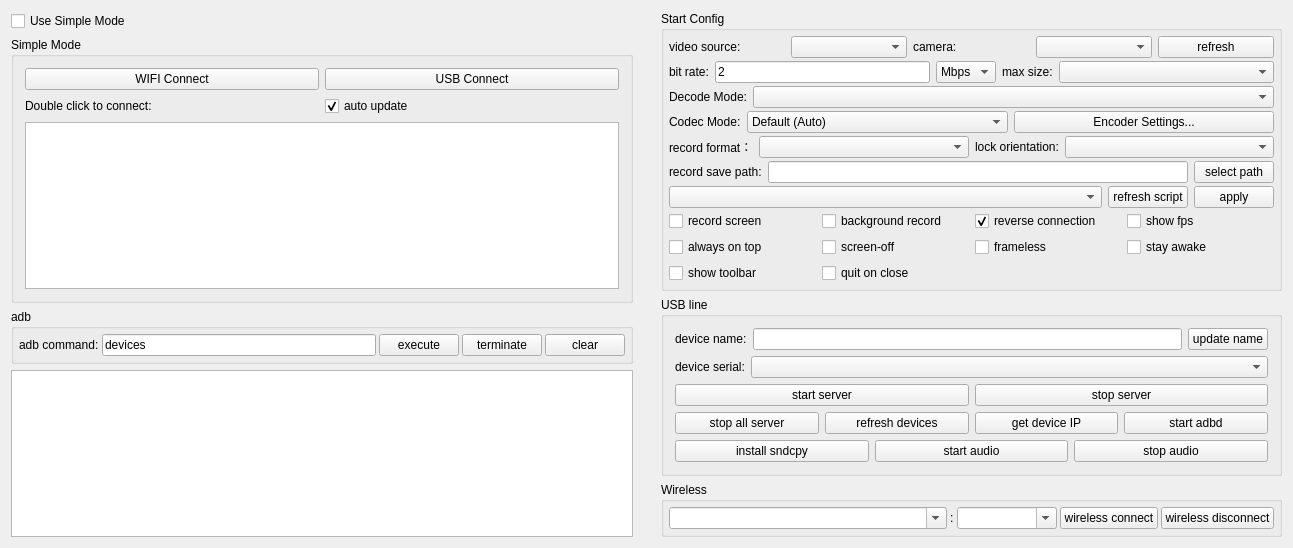
<?xml version="1.0" encoding="UTF-8"?>
<ui version="4.0">
 <class>Widget</class>
 <widget class="QWidget" name="Widget">
  <property name="geometry">
   <rect>
    <x>0</x>
    <y>0</y>
    <width>1293</width>
    <height>502</height>
   </rect>
  </property>
  <property name="windowTitle">
   <string notr="true">VenMirror</string>
  </property>
  <layout class="QHBoxLayout" name="horizontalLayout_11">
   <property name="leftMargin">
    <number>0</number>
   </property>
   <property name="topMargin">
    <number>0</number>
   </property>
   <property name="rightMargin">
    <number>0</number>
   </property>
   <property name="bottomMargin">
    <number>0</number>
   </property>
   <item>
    <widget class="QWidget" name="leftWidget" native="true">
     <property name="sizePolicy">
      <sizepolicy hsizetype="Preferred" vsizetype="Preferred">
       <horstretch>0</horstretch>
       <verstretch>0</verstretch>
      </sizepolicy>
     </property>
     <layout class="QVBoxLayout" name="verticalLayout_5">
      <item>
       <widget class="QCheckBox" name="useSingleModeCheck">
        <property name="sizePolicy">
         <sizepolicy hsizetype="Preferred" vsizetype="Maximum">
          <horstretch>0</horstretch>
          <verstretch>0</verstretch>
         </sizepolicy>
        </property>
        <property name="styleSheet">
         <string notr="true"/>
        </property>
        <property name="text">
         <string>Use Simple Mode</string>
        </property>
        <property name="checked">
         <bool>false</bool>
        </property>
       </widget>
      </item>
      <item>
       <widget class="QGroupBox" name="simpleGroupBox">
        <property name="sizePolicy">
         <sizepolicy hsizetype="Preferred" vsizetype="Preferred">
          <horstretch>0</horstretch>
          <verstretch>0</verstretch>
         </sizepolicy>
        </property>
        <property name="title">
         <string>Simple Mode</string>
        </property>
        <property name="checkable">
         <bool>false</bool>
        </property>
        <layout class="QVBoxLayout" name="verticalLayout_4">
         <item>
          <layout class="QHBoxLayout" name="horizontalLayout_9">
           <item>
            <widget class="QPushButton" name="wifiConnectBtn">
             <property name="sizePolicy">
              <sizepolicy hsizetype="Preferred" vsizetype="Maximum">
               <horstretch>0</horstretch>
               <verstretch>0</verstretch>
              </sizepolicy>
             </property>
             <property name="text">
              <string>WIFI Connect</string>
             </property>
            </widget>
           </item>
           <item>
            <widget class="QPushButton" name="usbConnectBtn">
             <property name="sizePolicy">
              <sizepolicy hsizetype="Preferred" vsizetype="Maximum">
               <horstretch>0</horstretch>
               <verstretch>0</verstretch>
              </sizepolicy>
             </property>
             <property name="text">
              <string>USB Connect</string>
             </property>
            </widget>
           </item>
          </layout>
         </item>
         <item>
          <layout class="QHBoxLayout" name="horizontalLayout_13">
           <property name="topMargin">
            <number>0</number>
           </property>
           <item>
            <widget class="QLabel" name="label_10">
             <property name="sizePolicy">
              <sizepolicy hsizetype="Preferred" vsizetype="Preferred">
               <horstretch>0</horstretch>
               <verstretch>0</verstretch>
              </sizepolicy>
             </property>
             <property name="text">
              <string>Double click to connect:</string>
             </property>
            </widget>
           </item>
           <item>
            <widget class="QCheckBox" name="autoUpdatecheckBox">
             <property name="sizePolicy">
              <sizepolicy hsizetype="Preferred" vsizetype="Preferred">
               <horstretch>0</horstretch>
               <verstretch>0</verstretch>
              </sizepolicy>
             </property>
             <property name="text">
              <string>auto update</string>
             </property>
             <property name="checked">
              <bool>true</bool>
             </property>
            </widget>
           </item>
          </layout>
         </item>
         <item>
          <widget class="QListWidget" name="connectedPhoneList">
           <property name="sizePolicy">
            <sizepolicy hsizetype="Preferred" vsizetype="Preferred">
             <horstretch>0</horstretch>
             <verstretch>0</verstretch>
            </sizepolicy>
           </property>
          </widget>
         </item>
        </layout>
       </widget>
      </item>
      <item>
       <widget class="QGroupBox" name="adbGroupBox">
        <property name="sizePolicy">
         <sizepolicy hsizetype="Preferred" vsizetype="Maximum">
          <horstretch>0</horstretch>
          <verstretch>0</verstretch>
         </sizepolicy>
        </property>
        <property name="title">
         <string notr="true">adb</string>
        </property>
        <layout class="QHBoxLayout" name="horizontalLayout_2">
         <property name="spacing">
          <number>3</number>
         </property>
         <property name="leftMargin">
          <number>5</number>
         </property>
         <property name="topMargin">
          <number>5</number>
         </property>
         <property name="rightMargin">
          <number>5</number>
         </property>
         <property name="bottomMargin">
          <number>5</number>
         </property>
         <item>
          <widget class="QLabel" name="label_7">
           <property name="sizePolicy">
            <sizepolicy hsizetype="Maximum" vsizetype="Preferred">
             <horstretch>0</horstretch>
             <verstretch>0</verstretch>
            </sizepolicy>
           </property>
           <property name="text">
            <string>adb command:</string>
           </property>
           <property name="buddy">
            <cstring>adbCommandEdt</cstring>
           </property>
          </widget>
         </item>
         <item>
          <widget class="QLineEdit" name="adbCommandEdt">
           <property name="sizePolicy">
            <sizepolicy hsizetype="MinimumExpanding" vsizetype="Preferred">
             <horstretch>0</horstretch>
             <verstretch>0</verstretch>
            </sizepolicy>
           </property>
           <property name="text">
            <string notr="true">devices</string>
           </property>
          </widget>
         </item>
         <item>
          <widget class="QPushButton" name="adbCommandBtn">
           <property name="sizePolicy">
            <sizepolicy hsizetype="Maximum" vsizetype="Preferred">
             <horstretch>0</horstretch>
             <verstretch>0</verstretch>
            </sizepolicy>
           </property>
           <property name="text">
            <string>execute</string>
           </property>
          </widget>
         </item>
         <item>
          <widget class="QPushButton" name="stopAdbBtn">
           <property name="sizePolicy">
            <sizepolicy hsizetype="Maximum" vsizetype="Preferred">
             <horstretch>0</horstretch>
             <verstretch>0</verstretch>
            </sizepolicy>
           </property>
           <property name="text">
            <string>terminate</string>
           </property>
          </widget>
         </item>
         <item>
          <widget class="QPushButton" name="clearOut">
           <property name="sizePolicy">
            <sizepolicy hsizetype="Maximum" vsizetype="Preferred">
             <horstretch>0</horstretch>
             <verstretch>0</verstretch>
            </sizepolicy>
           </property>
           <property name="text">
            <string>clear</string>
           </property>
          </widget>
         </item>
        </layout>
       </widget>
      </item>
      <item>
       <widget class="QTextEdit" name="outEdit">
        <property name="sizePolicy">
         <sizepolicy hsizetype="Preferred" vsizetype="Preferred">
          <horstretch>0</horstretch>
          <verstretch>0</verstretch>
         </sizepolicy>
        </property>
        <property name="focusPolicy">
         <enum>Qt::NoFocus</enum>
        </property>
        <property name="documentTitle">
         <string/>
        </property>
        <property name="readOnly">
         <bool>true</bool>
        </property>
       </widget>
      </item>
     </layout>
    </widget>
   </item>
   <item>
    <widget class="QWidget" name="rightWidget" native="true">
     <property name="sizePolicy">
      <sizepolicy hsizetype="MinimumExpanding" vsizetype="Preferred">
       <horstretch>0</horstretch>
       <verstretch>0</verstretch>
      </sizepolicy>
     </property>
     <layout class="QVBoxLayout" name="verticalLayout_6">
      <item>
       <widget class="QGroupBox" name="configGroupBox">
        <property name="sizePolicy">
         <sizepolicy hsizetype="Preferred" vsizetype="Preferred">
          <horstretch>0</horstretch>
          <verstretch>0</verstretch>
         </sizepolicy>
        </property>
        <property name="title">
         <string>Start Config</string>
        </property>
        <layout class="QVBoxLayout" name="verticalLayout_3">
         <property name="spacing">
          <number>3</number>
         </property>
         <property name="leftMargin">
          <number>5</number>
         </property>
         <property name="topMargin">
          <number>5</number>
         </property>
         <property name="rightMargin">
          <number>5</number>
         </property>
         <property name="bottomMargin">
          <number>5</number>
         </property>
         <item>
          <widget class="QWidget" name="videoSourceWidget" native="true">
           <layout class="QHBoxLayout" name="videoSourceLayout">
            <property name="leftMargin">
             <number>0</number>
            </property>
            <property name="topMargin">
             <number>0</number>
            </property>
            <property name="rightMargin">
             <number>0</number>
            </property>
            <property name="bottomMargin">
             <number>0</number>
            </property>
            <item>
             <widget class="QLabel" name="videoSourceLabel">
              <property name="text">
               <string>video source:</string>
              </property>
             </widget>
            </item>
            <item>
             <widget class="QComboBox" name="videoSourceBox"/>
            </item>
            <item>
             <widget class="QLabel" name="cameraFacingLabel">
              <property name="text">
               <string>camera:</string>
              </property>
             </widget>
            </item>
            <item>
             <widget class="QComboBox" name="cameraFacingBox"/>
            </item>
            <item>
             <widget class="QPushButton" name="refreshCameraBtn">
              <property name="text">
               <string>refresh</string>
              </property>
             </widget>
            </item>
           </layout>
          </widget>
         </item>
         <item>
          <widget class="QWidget" name="configWidget1" native="true">
           <property name="sizePolicy">
            <sizepolicy hsizetype="Preferred" vsizetype="Preferred">
             <horstretch>0</horstretch>
             <verstretch>0</verstretch>
            </sizepolicy>
           </property>
           <layout class="QHBoxLayout" name="horizontalLayout_5">
            <property name="leftMargin">
             <number>0</number>
            </property>
            <property name="topMargin">
             <number>0</number>
            </property>
            <property name="rightMargin">
             <number>0</number>
            </property>
            <property name="bottomMargin">
             <number>0</number>
            </property>
            <item>
             <widget class="QLabel" name="label_3">
              <property name="sizePolicy">
               <sizepolicy hsizetype="Maximum" vsizetype="Preferred">
                <horstretch>0</horstretch>
                <verstretch>0</verstretch>
               </sizepolicy>
              </property>
              <property name="text">
               <string>bit rate:</string>
              </property>
             </widget>
            </item>
            <item>
             <widget class="QLineEdit" name="bitRateEdit">
              <property name="sizePolicy">
               <sizepolicy hsizetype="Preferred" vsizetype="Preferred">
                <horstretch>0</horstretch>
                <verstretch>0</verstretch>
               </sizepolicy>
              </property>
              <property name="text">
               <string notr="true">2</string>
              </property>
             </widget>
            </item>
            <item>
             <widget class="QComboBox" name="bitRateBox">
              <property name="sizePolicy">
               <sizepolicy hsizetype="Maximum" vsizetype="Preferred">
                <horstretch>0</horstretch>
                <verstretch>0</verstretch>
               </sizepolicy>
              </property>
              <property name="toolTip">
               <string/>
              </property>
              <property name="currentText">
               <string notr="true">Mbps</string>
              </property>
              <item>
               <property name="text">
                <string notr="true">Mbps</string>
               </property>
              </item>
              <item>
               <property name="text">
                <string notr="true">Kbps</string>
               </property>
              </item>
             </widget>
            </item>
            <item>
             <widget class="QLabel" name="label_4">
              <property name="sizePolicy">
               <sizepolicy hsizetype="Maximum" vsizetype="Preferred">
                <horstretch>0</horstretch>
                <verstretch>0</verstretch>
               </sizepolicy>
              </property>
              <property name="text">
               <string>max size:</string>
              </property>
             </widget>
            </item>
            <item>
             <widget class="QComboBox" name="maxSizeBox">
              <property name="sizePolicy">
               <sizepolicy hsizetype="Preferred" vsizetype="Preferred">
                <horstretch>0</horstretch>
                <verstretch>0</verstretch>
               </sizepolicy>
              </property>
              <property name="toolTip">
               <string/>
              </property>
             </widget>
            </item>
           </layout>
          </widget>
         </item>
         <item>
          <widget class="QWidget" name="configWidget6" native="true">
           <property name="sizePolicy">
            <sizepolicy hsizetype="Preferred" vsizetype="Preferred">
             <horstretch>0</horstretch>
             <verstretch>0</verstretch>
            </sizepolicy>
           </property>
           <layout class="QHBoxLayout" name="horizontalLayout_14">
            <property name="leftMargin">
             <number>0</number>
            </property>
            <property name="topMargin">
             <number>0</number>
            </property>
            <property name="rightMargin">
             <number>0</number>
            </property>
            <property name="bottomMargin">
             <number>0</number>
            </property>
            <item>
             <widget class="QLabel" name="decodeModeLabel">
              <property name="sizePolicy">
               <sizepolicy hsizetype="Maximum" vsizetype="Preferred">
                <horstretch>0</horstretch>
                <verstretch>0</verstretch>
               </sizepolicy>
              </property>
              <property name="text">
               <string>Decode Mode:</string>
              </property>
             </widget>
            </item>
            <item>
             <widget class="QComboBox" name="decodeModeBox">
              <property name="sizePolicy">
               <sizepolicy hsizetype="MinimumExpanding" vsizetype="Preferred">
                <horstretch>0</horstretch>
                <verstretch>0</verstretch>
               </sizepolicy>
              </property>
              <property name="toolTip">
               <string>FFmpeg: better compatibility; VideoToolbox: Apple Silicon only</string>
              </property>
             </widget>
            </item>
           </layout>
          </widget>
         </item>
         <item>
          <widget class="QWidget" name="configWidgetCodec" native="true">
           <property name="sizePolicy">
            <sizepolicy hsizetype="Preferred" vsizetype="Preferred">
             <horstretch>0</horstretch>
             <verstretch>0</verstretch>
            </sizepolicy>
           </property>
           <layout class="QHBoxLayout" name="horizontalLayout_codec">
            <property name="leftMargin">
             <number>0</number>
            </property>
            <property name="topMargin">
             <number>0</number>
            </property>
            <property name="rightMargin">
             <number>0</number>
            </property>
            <property name="bottomMargin">
             <number>0</number>
            </property>
            <item>
             <widget class="QLabel" name="label_codecMode">
              <property name="sizePolicy">
               <sizepolicy hsizetype="Maximum" vsizetype="Preferred">
                <horstretch>0</horstretch>
                <verstretch>0</verstretch>
               </sizepolicy>
              </property>
              <property name="text">
               <string>Codec Mode:</string>
              </property>
             </widget>
            </item>
            <item>
             <widget class="QComboBox" name="codecModeBox">
              <property name="sizePolicy">
               <sizepolicy hsizetype="Preferred" vsizetype="Preferred">
                <horstretch>0</horstretch>
                <verstretch>0</verstretch>
               </sizepolicy>
              </property>
              <property name="toolTip">
               <string>Encoder selection: Default uses system auto-select; presets enable vendor-specific tuning.</string>
              </property>
              <item>
               <property name="text">
                <string>Default (Auto)</string>
               </property>
              </item>
             </widget>
            </item>
            <item>
             <widget class="QPushButton" name="presetConfigBtn">
              <property name="toolTip">
               <string>Open encoder advanced settings: optimization levels for visual quality and performance.</string>
              </property>
              <property name="text">
               <string>Encoder Settings...</string>
              </property>
             </widget>
            </item>
           </layout>
          </widget>
         </item>
         <item>
          <widget class="QWidget" name="configWidget5" native="true">
           <property name="sizePolicy">
            <sizepolicy hsizetype="Preferred" vsizetype="Preferred">
             <horstretch>0</horstretch>
             <verstretch>0</verstretch>
            </sizepolicy>
           </property>
           <layout class="QHBoxLayout" name="horizontalLayout_7">
            <property name="leftMargin">
             <number>0</number>
            </property>
            <property name="topMargin">
             <number>0</number>
            </property>
            <property name="rightMargin">
             <number>0</number>
            </property>
            <property name="bottomMargin">
             <number>0</number>
            </property>
            <item>
             <widget class="QLabel" name="label_6">
              <property name="sizePolicy">
               <sizepolicy hsizetype="Maximum" vsizetype="Preferred">
                <horstretch>0</horstretch>
                <verstretch>0</verstretch>
               </sizepolicy>
              </property>
              <property name="text">
               <string>record format：</string>
              </property>
             </widget>
            </item>
            <item>
             <widget class="QComboBox" name="formatBox">
              <property name="sizePolicy">
               <sizepolicy hsizetype="Preferred" vsizetype="Preferred">
                <horstretch>0</horstretch>
                <verstretch>0</verstretch>
               </sizepolicy>
              </property>
             </widget>
            </item>
            <item>
             <widget class="QLabel" name="label_8">
              <property name="sizePolicy">
               <sizepolicy hsizetype="Maximum" vsizetype="Preferred">
                <horstretch>0</horstretch>
                <verstretch>0</verstretch>
               </sizepolicy>
              </property>
              <property name="text">
               <string>lock orientation:</string>
              </property>
             </widget>
            </item>
            <item>
             <widget class="QComboBox" name="lockOrientationBox">
              <property name="sizePolicy">
               <sizepolicy hsizetype="Preferred" vsizetype="Preferred">
                <horstretch>0</horstretch>
                <verstretch>0</verstretch>
               </sizepolicy>
              </property>
             </widget>
            </item>
           </layout>
          </widget>
         </item>
         <item>
          <widget class="QWidget" name="configWidget2" native="true">
           <property name="sizePolicy">
            <sizepolicy hsizetype="Preferred" vsizetype="Preferred">
             <horstretch>0</horstretch>
             <verstretch>0</verstretch>
            </sizepolicy>
           </property>
           <layout class="QHBoxLayout" name="horizontalLayout_6">
            <property name="leftMargin">
             <number>0</number>
            </property>
            <property name="topMargin">
             <number>0</number>
            </property>
            <property name="rightMargin">
             <number>0</number>
            </property>
            <property name="bottomMargin">
             <number>0</number>
            </property>
            <item>
             <widget class="QLabel" name="label_5">
              <property name="sizePolicy">
               <sizepolicy hsizetype="Preferred" vsizetype="Preferred">
                <horstretch>0</horstretch>
                <verstretch>0</verstretch>
               </sizepolicy>
              </property>
              <property name="text">
               <string>record save path:</string>
              </property>
              <property name="buddy">
               <cstring>recordPathEdt</cstring>
              </property>
             </widget>
            </item>
            <item>
             <widget class="QLineEdit" name="recordPathEdt">
              <property name="sizePolicy">
               <sizepolicy hsizetype="MinimumExpanding" vsizetype="Preferred">
                <horstretch>0</horstretch>
                <verstretch>0</verstretch>
               </sizepolicy>
              </property>
              <property name="readOnly">
               <bool>true</bool>
              </property>
             </widget>
            </item>
            <item>
             <widget class="QPushButton" name="selectRecordPathBtn">
              <property name="sizePolicy">
               <sizepolicy hsizetype="Preferred" vsizetype="Preferred">
                <horstretch>0</horstretch>
                <verstretch>0</verstretch>
               </sizepolicy>
              </property>
              <property name="text">
               <string>select path</string>
              </property>
              <property name="autoDefault">
               <bool>false</bool>
              </property>
             </widget>
            </item>
           </layout>
          </widget>
         </item>
         <item>
          <widget class="QWidget" name="configWidget4" native="true">
           <property name="sizePolicy">
            <sizepolicy hsizetype="Preferred" vsizetype="Preferred">
             <horstretch>0</horstretch>
             <verstretch>0</verstretch>
            </sizepolicy>
           </property>
           <layout class="QHBoxLayout" name="horizontalLayout_8">
            <property name="leftMargin">
             <number>0</number>
            </property>
            <property name="topMargin">
             <number>0</number>
            </property>
            <property name="rightMargin">
             <number>0</number>
            </property>
            <property name="bottomMargin">
             <number>0</number>
            </property>
            <item>
             <widget class="QComboBox" name="gameBox">
              <property name="sizePolicy">
               <sizepolicy hsizetype="MinimumExpanding" vsizetype="Preferred">
                <horstretch>0</horstretch>
                <verstretch>0</verstretch>
               </sizepolicy>
              </property>
             </widget>
            </item>
            <item>
             <widget class="QPushButton" name="refreshGameScriptBtn">
              <property name="sizePolicy">
               <sizepolicy hsizetype="Preferred" vsizetype="Preferred">
                <horstretch>0</horstretch>
                <verstretch>0</verstretch>
               </sizepolicy>
              </property>
              <property name="text">
               <string>refresh script</string>
              </property>
             </widget>
            </item>
            <item>
             <widget class="QPushButton" name="applyScriptBtn">
              <property name="sizePolicy">
               <sizepolicy hsizetype="Preferred" vsizetype="Preferred">
                <horstretch>0</horstretch>
                <verstretch>0</verstretch>
               </sizepolicy>
              </property>
              <property name="text">
               <string>apply</string>
              </property>
             </widget>
            </item>
           </layout>
          </widget>
         </item>
         <item>
          <widget class="QWidget" name="configWidget3" native="true">
           <property name="sizePolicy">
            <sizepolicy hsizetype="Preferred" vsizetype="Preferred">
             <horstretch>0</horstretch>
             <verstretch>0</verstretch>
            </sizepolicy>
           </property>
           <layout class="QGridLayout" name="gridLayout">
            <property name="leftMargin">
             <number>0</number>
            </property>
            <property name="topMargin">
             <number>0</number>
            </property>
            <property name="rightMargin">
             <number>0</number>
            </property>
            <property name="bottomMargin">
             <number>0</number>
            </property>
            <item row="0" column="4">
             <widget class="QCheckBox" name="fpsCheck">
              <property name="sizePolicy">
               <sizepolicy hsizetype="Preferred" vsizetype="Preferred">
                <horstretch>0</horstretch>
                <verstretch>0</verstretch>
               </sizepolicy>
              </property>
              <property name="text">
               <string>show fps</string>
              </property>
             </widget>
            </item>
            <item row="0" column="1">
             <widget class="QCheckBox" name="notDisplayCheck">
              <property name="sizePolicy">
               <sizepolicy hsizetype="Preferred" vsizetype="Preferred">
                <horstretch>0</horstretch>
                <verstretch>0</verstretch>
               </sizepolicy>
              </property>
              <property name="text">
               <string>background record</string>
              </property>
              <property name="checkable">
               <bool>false</bool>
              </property>
             </widget>
            </item>
            <item row="1" column="0">
             <widget class="QCheckBox" name="alwaysTopCheck">
              <property name="sizePolicy">
               <sizepolicy hsizetype="Preferred" vsizetype="Preferred">
                <horstretch>0</horstretch>
                <verstretch>0</verstretch>
               </sizepolicy>
              </property>
              <property name="text">
               <string>always on top</string>
              </property>
              <property name="checked">
               <bool>false</bool>
              </property>
             </widget>
            </item>
            <item row="0" column="0">
             <widget class="QCheckBox" name="recordScreenCheck">
              <property name="sizePolicy">
               <sizepolicy hsizetype="Preferred" vsizetype="Preferred">
                <horstretch>0</horstretch>
                <verstretch>0</verstretch>
               </sizepolicy>
              </property>
              <property name="text">
               <string>record screen</string>
              </property>
             </widget>
            </item>
            <item row="0" column="3">
             <widget class="QCheckBox" name="useReverseCheck">
              <property name="sizePolicy">
               <sizepolicy hsizetype="Preferred" vsizetype="Preferred">
                <horstretch>0</horstretch>
                <verstretch>0</verstretch>
               </sizepolicy>
              </property>
              <property name="text">
               <string>reverse connection</string>
              </property>
              <property name="checked">
               <bool>true</bool>
              </property>
             </widget>
            </item>
            <item row="1" column="1">
             <widget class="QCheckBox" name="closeScreenCheck">
              <property name="sizePolicy">
               <sizepolicy hsizetype="Preferred" vsizetype="Preferred">
                <horstretch>0</horstretch>
                <verstretch>0</verstretch>
               </sizepolicy>
              </property>
              <property name="text">
               <string>screen-off</string>
              </property>
             </widget>
            </item>
            <item row="1" column="3">
             <widget class="QCheckBox" name="framelessCheck">
              <property name="sizePolicy">
               <sizepolicy hsizetype="Preferred" vsizetype="Preferred">
                <horstretch>0</horstretch>
                <verstretch>0</verstretch>
               </sizepolicy>
              </property>
              <property name="text">
               <string>frameless</string>
              </property>
             </widget>
            </item>
            <item row="1" column="4">
             <widget class="QCheckBox" name="stayAwakeCheck">
              <property name="sizePolicy">
               <sizepolicy hsizetype="Preferred" vsizetype="Preferred">
                <horstretch>0</horstretch>
                <verstretch>0</verstretch>
               </sizepolicy>
              </property>
              <property name="text">
               <string>stay awake</string>
              </property>
             </widget>
            </item>
            <item row="2" column="0">
             <widget class="QCheckBox" name="showToolbar">
              <property name="text">
               <string>show toolbar</string>
              </property>
             </widget>
            </item>
            <item row="2" column="1">
             <widget class="QCheckBox" name="quitOnCloseCheck">
              <property name="toolTip">
               <string>Quit the app when the window is closed instead of hiding it to the system tray</string>
              </property>
              <property name="text">
               <string>quit on close</string>
              </property>
             </widget>
            </item>
           </layout>
          </widget>
         </item>
        </layout>
       </widget>
      </item>
      <item>
       <widget class="QGroupBox" name="usbGroupBox">
        <property name="sizePolicy">
         <sizepolicy hsizetype="Preferred" vsizetype="Preferred">
          <horstretch>0</horstretch>
          <verstretch>0</verstretch>
         </sizepolicy>
        </property>
        <property name="title">
         <string>USB line</string>
        </property>
        <layout class="QVBoxLayout" name="verticalLayout">
         <item>
          <layout class="QHBoxLayout" name="horizontalLayout_10">
           <item>
            <widget class="QLabel" name="label_9">
             <property name="sizePolicy">
              <sizepolicy hsizetype="Preferred" vsizetype="Preferred">
               <horstretch>0</horstretch>
               <verstretch>0</verstretch>
              </sizepolicy>
             </property>
             <property name="text">
              <string>device name:</string>
             </property>
            </widget>
           </item>
           <item>
            <widget class="QLineEdit" name="userNameEdt">
             <property name="sizePolicy">
              <sizepolicy hsizetype="MinimumExpanding" vsizetype="Preferred">
               <horstretch>0</horstretch>
               <verstretch>0</verstretch>
              </sizepolicy>
             </property>
            </widget>
           </item>
           <item>
            <widget class="QPushButton" name="updateNameBtn">
             <property name="sizePolicy">
              <sizepolicy hsizetype="Preferred" vsizetype="Preferred">
               <horstretch>0</horstretch>
               <verstretch>0</verstretch>
              </sizepolicy>
             </property>
             <property name="text">
              <string>update name</string>
             </property>
             <property name="autoDefault">
              <bool>false</bool>
             </property>
            </widget>
           </item>
          </layout>
         </item>
         <item>
          <widget class="QWidget" name="usbWidget1" native="true">
           <property name="sizePolicy">
            <sizepolicy hsizetype="Preferred" vsizetype="Preferred">
             <horstretch>0</horstretch>
             <verstretch>0</verstretch>
            </sizepolicy>
           </property>
          <layout class="QVBoxLayout" name="verticalLayout_usbDevice">
            <property name="leftMargin">
             <number>0</number>
            </property>
            <property name="topMargin">
             <number>0</number>
            </property>
            <property name="rightMargin">
             <number>0</number>
            </property>
            <property name="bottomMargin">
             <number>0</number>
            </property>
            <item>
             <layout class="QHBoxLayout" name="horizontalLayout_serial">
              <property name="spacing">
               <number>6</number>
              </property>
              <property name="leftMargin">
               <number>0</number>
              </property>
              <property name="topMargin">
               <number>0</number>
              </property>
              <property name="rightMargin">
               <number>0</number>
              </property>
              <property name="bottomMargin">
               <number>0</number>
              </property>
              <item>
               <widget class="QLabel" name="label_2">
                <property name="sizePolicy">
                 <sizepolicy hsizetype="Maximum" vsizetype="Preferred">
                  <horstretch>0</horstretch>
                  <verstretch>0</verstretch>
                 </sizepolicy>
                </property>
                <property name="text">
                 <string>device serial:</string>
                </property>
               </widget>
              </item>
              <item>
               <widget class="QComboBox" name="serialBox">
                <property name="sizePolicy">
                 <sizepolicy hsizetype="MinimumExpanding" vsizetype="Preferred">
                  <horstretch>1</horstretch>
                  <verstretch>0</verstretch>
                 </sizepolicy>
                </property>
                <property name="minimumSize">
                 <size>
                  <width>180</width>
                  <height>0</height>
                 </size>
                </property>
               </widget>
              </item>
             </layout>
            </item>
            <item>
             <layout class="QHBoxLayout" name="horizontalLayout_server">
              <property name="spacing">
               <number>6</number>
              </property>
              <property name="leftMargin">
               <number>0</number>
              </property>
              <property name="topMargin">
               <number>0</number>
              </property>
              <property name="rightMargin">
               <number>0</number>
              </property>
              <property name="bottomMargin">
               <number>0</number>
              </property>
              <item>
               <widget class="QPushButton" name="startServerBtn">
                <property name="sizePolicy">
                 <sizepolicy hsizetype="MinimumExpanding" vsizetype="Preferred">
                  <horstretch>1</horstretch>
                  <verstretch>0</verstretch>
                 </sizepolicy>
                </property>
                <property name="text">
                 <string>start server</string>
                </property>
                <property name="autoDefault">
                 <bool>false</bool>
                </property>
               </widget>
              </item>
              <item>
               <widget class="QPushButton" name="stopServerBtn">
                <property name="sizePolicy">
                 <sizepolicy hsizetype="MinimumExpanding" vsizetype="Preferred">
                  <horstretch>1</horstretch>
                  <verstretch>0</verstretch>
                 </sizepolicy>
                </property>
                <property name="text">
                 <string>stop server</string>
                </property>
                <property name="autoDefault">
                 <bool>false</bool>
                </property>
               </widget>
              </item>
             </layout>
            </item>
           </layout>
          </widget>
         </item>
         <item>
          <widget class="QWidget" name="usbWidget2" native="true">
           <property name="sizePolicy">
            <sizepolicy hsizetype="Preferred" vsizetype="Preferred">
             <horstretch>0</horstretch>
             <verstretch>0</verstretch>
            </sizepolicy>
           </property>
           <layout class="QHBoxLayout" name="horizontalLayout_4">
            <property name="leftMargin">
             <number>0</number>
            </property>
            <property name="topMargin">
             <number>0</number>
            </property>
            <property name="rightMargin">
             <number>0</number>
            </property>
            <property name="bottomMargin">
             <number>0</number>
            </property>
            <item>
             <widget class="QPushButton" name="stopAllServerBtn">
              <property name="sizePolicy">
               <sizepolicy hsizetype="Preferred" vsizetype="Preferred">
                <horstretch>0</horstretch>
                <verstretch>0</verstretch>
               </sizepolicy>
              </property>
              <property name="text">
               <string>stop all server</string>
              </property>
             </widget>
            </item>
            <item>
             <widget class="QPushButton" name="updateDevice">
              <property name="sizePolicy">
               <sizepolicy hsizetype="Preferred" vsizetype="Preferred">
                <horstretch>0</horstretch>
                <verstretch>0</verstretch>
               </sizepolicy>
              </property>
              <property name="text">
               <string>refresh devices</string>
              </property>
              <property name="autoDefault">
               <bool>false</bool>
              </property>
             </widget>
            </item>
            <item>
             <widget class="QPushButton" name="getIPBtn">
              <property name="sizePolicy">
               <sizepolicy hsizetype="Preferred" vsizetype="Preferred">
                <horstretch>0</horstretch>
                <verstretch>0</verstretch>
               </sizepolicy>
              </property>
              <property name="text">
               <string>get device IP</string>
              </property>
              <property name="autoDefault">
               <bool>false</bool>
              </property>
             </widget>
            </item>
            <item>
             <widget class="QPushButton" name="startAdbdBtn">
              <property name="sizePolicy">
               <sizepolicy hsizetype="Preferred" vsizetype="Preferred">
                <horstretch>0</horstretch>
                <verstretch>0</verstretch>
               </sizepolicy>
              </property>
              <property name="text">
               <string>start adbd</string>
              </property>
              <property name="autoDefault">
               <bool>false</bool>
              </property>
             </widget>
            </item>
           </layout>
          </widget>
         </item>
         <item>
          <widget class="QWidget" name="usbWidget3" native="true">
           <layout class="QHBoxLayout" name="horizontalLayout_12">
            <property name="leftMargin">
             <number>0</number>
            </property>
            <property name="topMargin">
             <number>0</number>
            </property>
            <property name="rightMargin">
             <number>0</number>
            </property>
            <property name="bottomMargin">
             <number>0</number>
            </property>
            <item>
             <widget class="QPushButton" name="installSndcpyBtn">
              <property name="sizePolicy">
               <sizepolicy hsizetype="Preferred" vsizetype="Preferred">
                <horstretch>0</horstretch>
                <verstretch>0</verstretch>
               </sizepolicy>
              </property>
              <property name="text">
               <string>install sndcpy</string>
              </property>
             </widget>
            </item>
            <item>
             <widget class="QPushButton" name="startAudioBtn">
              <property name="sizePolicy">
               <sizepolicy hsizetype="Preferred" vsizetype="Preferred">
                <horstretch>0</horstretch>
                <verstretch>0</verstretch>
               </sizepolicy>
              </property>
              <property name="text">
               <string>start audio</string>
              </property>
             </widget>
            </item>
            <item>
             <widget class="QPushButton" name="stopAudioBtn">
              <property name="sizePolicy">
               <sizepolicy hsizetype="Preferred" vsizetype="Preferred">
                <horstretch>0</horstretch>
                <verstretch>0</verstretch>
               </sizepolicy>
              </property>
              <property name="text">
               <string>stop audio</string>
              </property>
             </widget>
            </item>
           </layout>
          </widget>
         </item>
        </layout>
       </widget>
      </item>
      <item>
       <widget class="QGroupBox" name="wirelessGroupBox">
        <property name="sizePolicy">
         <sizepolicy hsizetype="Preferred" vsizetype="Preferred">
          <horstretch>0</horstretch>
          <verstretch>0</verstretch>
         </sizepolicy>
        </property>
        <property name="title">
         <string>Wireless</string>
        </property>
        <layout class="QHBoxLayout" name="horizontalLayout">
         <property name="spacing">
          <number>3</number>
         </property>
         <property name="leftMargin">
          <number>5</number>
         </property>
         <property name="topMargin">
          <number>5</number>
         </property>
         <property name="rightMargin">
          <number>5</number>
         </property>
         <property name="bottomMargin">
          <number>5</number>
         </property>
         <item>
          <widget class="QComboBox" name="deviceIpEdt">
           <property name="sizePolicy">
            <sizepolicy hsizetype="MinimumExpanding" vsizetype="Preferred">
             <horstretch>0</horstretch>
             <verstretch>0</verstretch>
            </sizepolicy>
           </property>
           <property name="minimumSize">
            <size>
             <width>140</width>
             <height>0</height>
            </size>
           </property>
           <property name="editable">
            <bool>true</bool>
           </property>
           <property name="currentText">
            <string/>
           </property>
          </widget>
         </item>
         <item>
          <widget class="QLabel" name="label">
           <property name="sizePolicy">
            <sizepolicy hsizetype="Maximum" vsizetype="Preferred">
             <horstretch>0</horstretch>
             <verstretch>0</verstretch>
            </sizepolicy>
           </property>
           <property name="text">
            <string notr="true">:</string>
           </property>
          </widget>
         </item>
         <item>
          <widget class="QComboBox" name="devicePortEdt">
           <property name="sizePolicy">
            <sizepolicy hsizetype="Fixed" vsizetype="Preferred">
             <horstretch>0</horstretch>
             <verstretch>0</verstretch>
            </sizepolicy>
           </property>
           <property name="minimumSize">
            <size>
             <width>100</width>
             <height>0</height>
            </size>
           </property>
           <property name="maximumSize">
            <size>
             <width>100</width>
             <height>16777215</height>
            </size>
           </property>
           <property name="editable">
            <bool>true</bool>
           </property>
           <property name="currentText">
            <string/>
           </property>
          </widget>
         </item>
         <item>
          <widget class="QPushButton" name="wirelessConnectBtn">
           <property name="sizePolicy">
            <sizepolicy hsizetype="Preferred" vsizetype="Preferred">
             <horstretch>0</horstretch>
             <verstretch>0</verstretch>
            </sizepolicy>
           </property>
           <property name="text">
            <string>wireless connect</string>
           </property>
           <property name="autoDefault">
            <bool>false</bool>
           </property>
          </widget>
         </item>
         <item>
          <widget class="QPushButton" name="wirelessDisConnectBtn">
           <property name="sizePolicy">
            <sizepolicy hsizetype="Preferred" vsizetype="Preferred">
             <horstretch>0</horstretch>
             <verstretch>0</verstretch>
            </sizepolicy>
           </property>
           <property name="text">
            <string>wireless disconnect</string>
           </property>
           <property name="autoDefault">
            <bool>false</bool>
           </property>
          </widget>
         </item>
        </layout>
       </widget>
      </item>
      <item>
       <spacer name="verticalSpacer">
        <property name="sizePolicy">
         <sizepolicy hsizetype="Minimum" vsizetype="Expanding">
          <horstretch>0</horstretch>
          <verstretch>0</verstretch>
         </sizepolicy>
        </property>
        <property name="orientation">
         <enum>Qt::Vertical</enum>
        </property>
        <property name="sizeType">
         <enum>QSizePolicy::Expanding</enum>
        </property>
        <property name="sizeHint" stdset="0">
         <size>
          <width>40</width>
          <height>20</height>
         </size>
        </property>
       </spacer>
      </item>
     </layout>
    </widget>
   </item>
  </layout>
 </widget>
 <layoutdefault spacing="6" margin="11"/>
 <tabstops>
  <tabstop>deviceIpEdt</tabstop>
  <tabstop>devicePortEdt</tabstop>
  <tabstop>wirelessConnectBtn</tabstop>
  <tabstop>wirelessDisConnectBtn</tabstop>
  <tabstop>adbCommandEdt</tabstop>
  <tabstop>adbCommandBtn</tabstop>
  <tabstop>stopAdbBtn</tabstop>
  <tabstop>clearOut</tabstop>
 </tabstops>
 <resources/>
 <connections/>
</ui>
